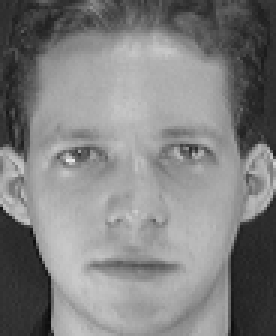
#> input picture 202618038_Lab_7/Dataset/s1/1.pgm, 92 x 112 px (shown 3 times larger); its folder holds only this picture in this run
$ jupyter execute --allow-errors 202618038_Lab7.ipynb
#> lines starting #> are read from the running program, lines starting #| are printed output that depends on the picture
### 1. Imports and dataset location

[cell 1]
from pathlib import Path

import numpy as np
import pandas as pd
import matplotlib.pyplot as plt
from PIL import Image

from sklearn.model_selection import train_test_split, GridSearchCV, StratifiedKFold
from sklearn.pipeline import Pipeline
from sklearn.preprocessing import StandardScaler
from sklearn.neighbors import KNeighborsClassifier
from sklearn.linear_model import LogisticRegression
from sklearn.svm import SVC
from sklearn.metrics import accuracy_score, classification_report
from sklearn.base import BaseEstimator, TransformerMixin

RANDOM_STATE = 42
DATA_DIR = Path("Dataset")

if not DATA_DIR.is_dir():
    alternatives = [Path("att_faces"), Path("orl_faces"), Path("ORL"), Path("faces")]
    DATA_DIR = next((path for path in alternatives if path.is_dir()), None)

if DATA_DIR is None:
    raise FileNotFoundError(
        "Dataset folder not found. Place the ORL subject folders inside a folder "
        "named 'Dataset' beside this notebook."
    )

print("Dataset directory:", DATA_DIR.resolve())

### 2. Load images, labels, and inspect pixel data

[cell 2]
subject_dirs = sorted(
    [p for p in DATA_DIR.iterdir() if p.is_dir() and p.name.lower().startswith("s")],
    key=lambda p: int(p.name[1:]) if p.name[1:].isdigit() else p.name
)

if not subject_dirs:
    raise FileNotFoundError(
        f"No subject folders such as s1, s2, ... found inside {DATA_DIR.resolve()}."
    )

image_paths, images_2d, labels = [], [], []

for subject_dir in subject_dirs:
    if not subject_dir.name[1:].isdigit():
        continue
    subject_label = int(subject_dir.name[1:])
    pgm_files = sorted(
        p for p in subject_dir.iterdir()
        if p.is_file() and p.suffix.lower() == ".pgm"
    )

    for image_path in pgm_files:
        with Image.open(image_path) as image:
#> image is the input picture: PIL image 92x112 L; min 11, max 234, mean 128.3
            image_array = np.asarray(image.convert("L"), dtype=np.uint8)
        image_paths.append(image_path)
        images_2d.append(image_array)
        labels.append(subject_label)

if not images_2d:
    raise FileNotFoundError(f"No .pgm images found under {DATA_DIR.resolve()}.")

image_shape = images_2d[0].shape
#> image_shape = (112, 92)
if any(im.shape != image_shape for im in images_2d):
    raise ValueError("All images must have the same dimensions.")

images_2d = np.stack(images_2d)
y = np.asarray(labels, dtype=int)
height, width = image_shape
#> height = 112; width = 92
X = images_2d.reshape(len(images_2d), -1).astype(np.float64)

print("Number of images:", len(X))
#| Number of images: 2
print("Number of subjects:", len(np.unique(y)))
print("Image dimensions (height, width):", image_shape)
#| Image dimensions (height, width): (112, 92)
print("Flattened feature matrix:", X.shape)
#| Flattened feature matrix: (2, 10304)
print("Pixel intensity range:", int(images_2d.min()), "to", int(images_2d.max()))
#| Pixel intensity range: 1 to 234
print("Example image path:", image_paths[0])
print("Example subject label:", y[0])
print("First 20 flattened pixel values:", X[0, :20].astype(int))
#| First 20 flattened pixel values: [48 49 45 47 49 57 39 42 53 49 53 60 76 91 99 95 80 75 66 54]

[cell 3]
fig, axes = plt.subplots(1, 3, figsize=(10, 4))
sample_indices = [0, len(images_2d) // 2, len(images_2d) - 1]
#> sample_indices = [0, 1, 1]

for ax, idx in zip(axes, sample_indices):
    ax.imshow(images_2d[idx], cmap="gray", vmin=0, vmax=255)
    ax.set_title(f"Subject {y[idx]}\n{image_paths[idx].name}")
    ax.axis("off")
#> this loop made 3 passes
#> idx on passes 1 to 3: 0, 1, 1

plt.suptitle("Sample grayscale images from the ORL dataset")
plt.tight_layout()
plt.show()
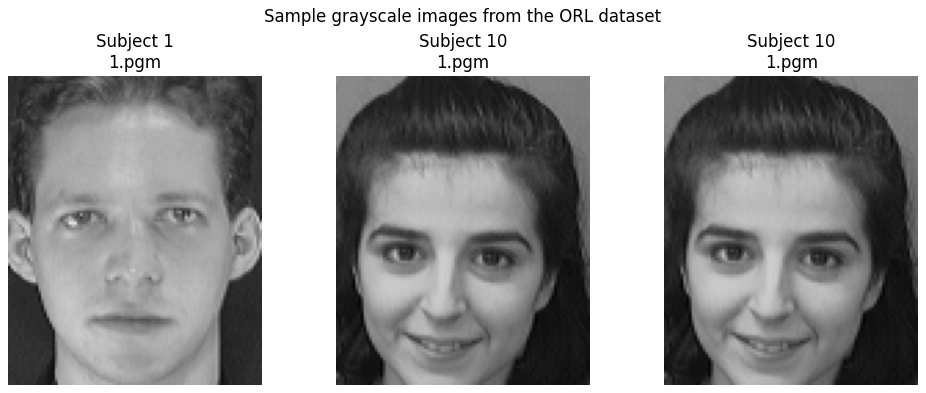
#> figure drawn by matplotlib, 3 panels

### 3. Reproducible train-test split

#> (a cell that did not finish here is left out)

### 4. Mean face and PCA by Gram-matrix eigendecomposition

#> (a cell that did not finish here is left out)

### 5. PCA by SVD and comparison with eigendecomposition

#> (a cell that did not finish here is left out)

### 6. Cumulative explained variance and 90% component selection

#> (a cell that did not finish here is left out)

### 7. Visualize eigenfaces

#> (a cell that did not finish here is left out)

### 8. PCA projection, reconstruction, and storage comparison

#> (a cell that did not finish here is left out)

#> (a cell that did not finish here is left out)

[cell 11]
original_storage_bytes = X.nbytes
#> original_storage_bytes = 164864
#> (the rest of this cell did not finish here and is left out)
